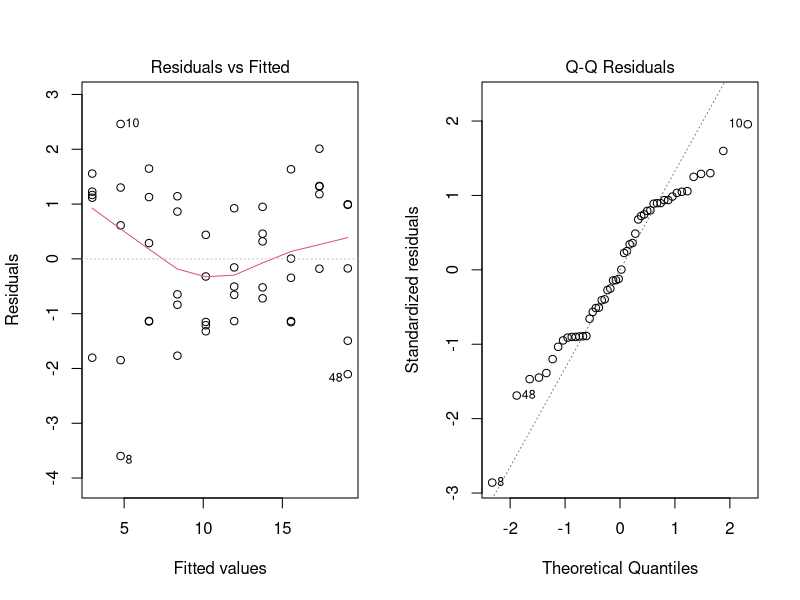

This chart was generated by the following R code:
## ---- chunk 1
#| label: setup-cap11
#| include: false
library(tidyverse)
theme_set(theme_minimal(base_size = 12))
alg <- read.csv("datos/algoritmos_regresion.csv")
mac <- filter(alg, entorno == "Mac")
## ---- chunk 2
#| label: modelo-completo
modelo <- lm(tiempo_ms ~ n, data = mac)
summary(modelo)
## ---- chunk 3
#| label: r2-igual-r-cuadrado
r <- cor(mac$n, mac$tiempo_ms)
c(r = r, r_al_cuadrado = r^2, R2_del_modelo = summary(modelo)$r.squared)
## ---- chunk 4
#| label: ic-pendiente
confint(modelo)
## ---- chunk 5
#| label: pendiente-mano
xs <- c(1, 2, 3, 4, 5)
ys <- c(3.1, 4.8, 6.4, 8.3, 9.9)
summary(lm(ys ~ xs))
## ---- chunk 6
#| label: cor-test
cor.test(mac$n, mac$tiempo_ms)
## ---- chunk 7
#| label: fig-diagnostico
#| fig-cap: "Diagnóstico del modelo: residuos contra ajustados y Q-Q plot."
#| fig-width: 7
#| fig-height: 3.2
par(mfrow = c(1, 2))
plot(modelo, which = 1)   # linealidad y varianza constante
plot(modelo, which = 2)   # normalidad de los errores
par(mfrow = c(1, 1))
## ---- chunk 8
#| label: shapiro-residuos
shapiro.test(residuals(modelo))
## ---- chunk 9
#| label: prediccion
nuevos <- data.frame(n = c(5000, 12000))
predict(modelo, newdata = nuevos, interval = "prediction")
